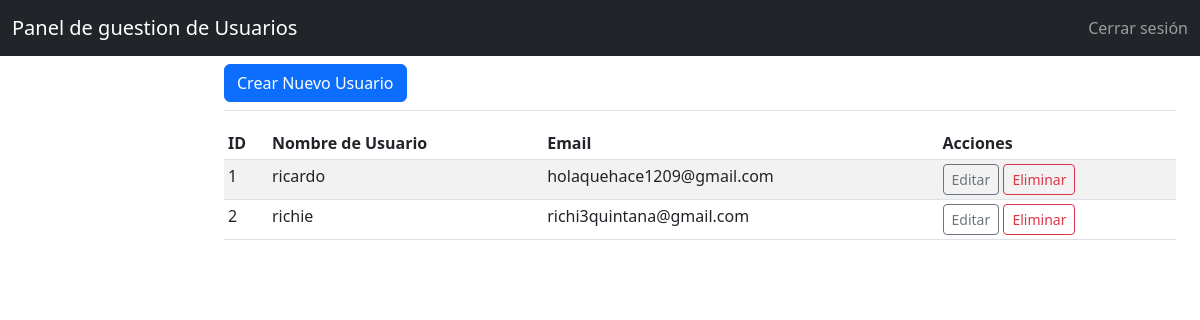
The page /dashboard (signed in) on the database as committed earlier.
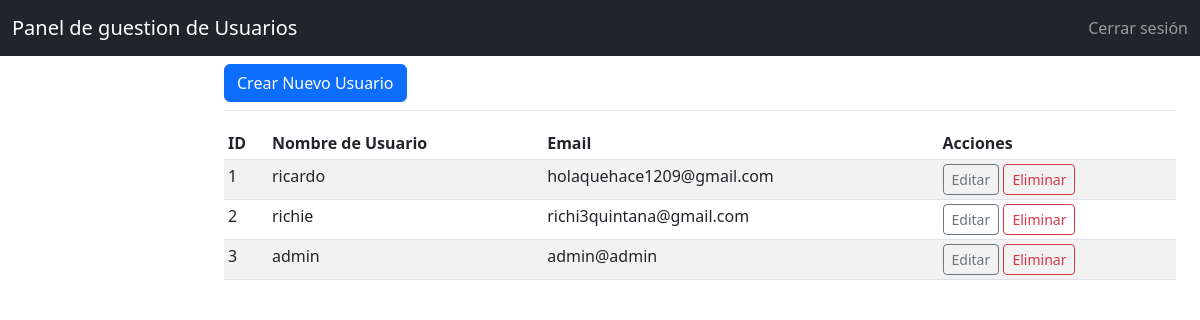
The same page on the database as committed later.
### main.py (models this page shows, shortened)
class Usuario(db.Model):
    id = db.Column(db.Integer, primary_key=True)
    email = db.Column(db.String(120), unique=True, nullable=False)
    username = db.Column(db.String(50), unique=True, nullable=False)
    password_hash = db.Column(db.String(150), nullable=False)

### main.py (the view)
@app.route("/dashboard")
def dashboard():
    if "username" in session:
        users = Usuario.query.all()
        return render_template("dashboard.html", username=session['username'], users=users)
    return redirect(url_for('index'))

### templates/dashboard.html (shortened to what this page needs)
<!DOCTYPE html>
<html lang="es">
<head>
    <link href="https://cdnjs.cloudflare.com/ajax/libs/bootstrap/5.3.0/css/bootstrap.min.css" rel="stylesheet">
    <link rel="stylesheet" href="{{ url_for('static', filename='dashboard.css') }}">
</head>
<body>
    <nav class="navbar navbar-dark bg-dark fixed-top">
        <div class="container-fluid">
            <a class="navbar-brand" href="notas.html">Panel de guestion de Usuarios</a>
            <ul class="navbar-nav ms-auto">
                <li class="nav-item"><a class="nav-link" href="{{ url_for('logout') }}">Cerrar sesión</a></li>
            </ul>
        </div>
    </nav>
    <div class="container-fluid">
        <div class="row">
                <div class="position-sticky pt-3">
                </div>
            <main class="col-md-10 ms-sm-auto col-lg-10 px-md-4">
                <div class="d-flex justify-content-between flex-wrap flex-md-nowrap align-items-center pt-5 pb-2 mb-3 border-bottom">
                    <button class="btn btn-primary" data-bs-toggle="modal" data-bs-target="#createUserModal">Crear Nuevo Usuario</button>
                </div>
                <div class="table-responsive">
                    <table class="table table-striped table-sm">
                        <thead>
                            <tr>
                                <th>ID</th>
                                <th>Nombre de Usuario</th>
                                <th>Email</th>
                                <th>Acciones</th>
                            </tr>
                        </thead>
                        <tbody>
                            {% for user in users %}
                            <tr>
                                <td>{{ user.id }}</td>
                                <td>{{ user.username }}</td>
                                <td>{{ user.email }}</td>
                                <td>
                                    <button class="btn btn-sm btn-outline-secondary" data-bs-toggle="modal" data-bs-target="#editUserModal{{ user.id }}">Editar</button>
                                    <button class="btn btn-sm btn-outline-danger" data-bs-toggle="modal" data-bs-target="#deleteUserModal{{ user.id }}">Eliminar</button>
                                </td>
                            </tr>
                            {% endfor %}
                        </tbody>
                    </table>
                </div>
            </main>
        </div>
    </div>
</body>
</html>

### static/dashboard.css (style rules this page uses)
.table { width: 100%; max-width: 999px; }

Rows that differ between the two databases and show on the page:
added Usuario: id "3", username "admin", email "admin@admin"
